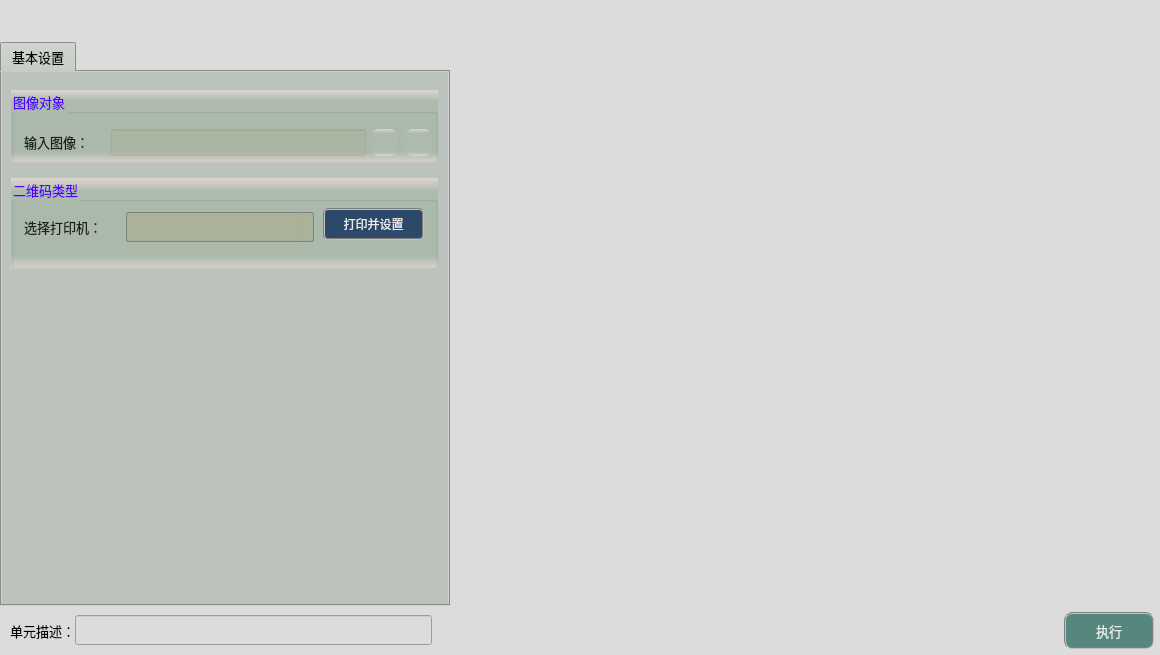
<?xml version="1.0" encoding="UTF-8"?>
<ui version="4.0">
 <class>frmQRcodeIdentifyClass</class>
 <widget class="QDialog" name="frmQRcodeIdentifyClass">
  <property name="geometry">
   <rect>
    <x>0</x>
    <y>0</y>
    <width>1160</width>
    <height>655</height>
   </rect>
  </property>
  <property name="sizePolicy">
   <sizepolicy hsizetype="Fixed" vsizetype="Fixed">
    <horstretch>0</horstretch>
    <verstretch>0</verstretch>
   </sizepolicy>
  </property>
  <property name="minimumSize">
   <size>
    <width>1160</width>
    <height>655</height>
   </size>
  </property>
  <property name="maximumSize">
   <size>
    <width>1160</width>
    <height>655</height>
   </size>
  </property>
  <property name="windowTitle">
   <string>二维码识别</string>
  </property>
  <property name="styleSheet">
   <string notr="true">background-color: rgb(220, 220, 220);</string>
  </property>
  <layout class="QGridLayout" name="gridLayout">
   <property name="leftMargin">
    <number>0</number>
   </property>
   <property name="topMargin">
    <number>0</number>
   </property>
   <property name="rightMargin">
    <number>0</number>
   </property>
   <property name="bottomMargin">
    <number>0</number>
   </property>
   <property name="spacing">
    <number>1</number>
   </property>
   <item row="0" column="0">
    <spacer name="verticalSpacer_2">
     <property name="orientation">
      <enum>Qt::Vertical</enum>
     </property>
     <property name="sizeType">
      <enum>QSizePolicy::Fixed</enum>
     </property>
     <property name="sizeHint" stdset="0">
      <size>
       <width>20</width>
       <height>42</height>
      </size>
     </property>
    </spacer>
   </item>
   <item row="1" column="0">
    <widget class="QTabWidget" name="tabWidget">
     <property name="sizePolicy">
      <sizepolicy hsizetype="Fixed" vsizetype="Expanding">
       <horstretch>0</horstretch>
       <verstretch>0</verstretch>
      </sizepolicy>
     </property>
     <property name="minimumSize">
      <size>
       <width>450</width>
       <height>550</height>
      </size>
     </property>
     <property name="maximumSize">
      <size>
       <width>16777215</width>
       <height>16777215</height>
      </size>
     </property>
     <property name="font">
      <font>
       <family>微软雅黑</family>
       <pointsize>10</pointsize>
      </font>
     </property>
     <property name="styleSheet">
      <string notr="true">background-color: #bcc2bc;</string>
     </property>
     <property name="currentIndex">
      <number>0</number>
     </property>
     <widget class="QWidget" name="tab">
      <attribute name="title">
       <string>基本设置</string>
      </attribute>
      <widget class="QGroupBox" name="groupC1">
       <property name="geometry">
        <rect>
         <x>9</x>
         <y>18</y>
         <width>427</width>
         <height>73</height>
        </rect>
       </property>
       <property name="font">
        <font>
         <family>微软雅黑</family>
         <pointsize>10</pointsize>
        </font>
       </property>
       <property name="styleSheet">
        <string notr="true">background-color: qlineargradient(x1:0, y1:0, x2:0, y2:1, stop:0 #dfd5cf, stop: 0.15 #acbbac, stop: 0.85 #acbbac,stop:1 #dfd5cf);
color: rgb(85, 0, 255);</string>
       </property>
       <property name="title">
        <string>图像对象</string>
       </property>
       <widget class="QLabel" name="label_4">
        <property name="geometry">
         <rect>
          <x>13</x>
          <y>42</y>
          <width>79</width>
          <height>19</height>
         </rect>
        </property>
        <property name="font">
         <font>
          <family>微软雅黑</family>
          <pointsize>10</pointsize>
         </font>
        </property>
        <property name="styleSheet">
         <string notr="true">color: rgb(30, 30, 30);
background: transparent;</string>
        </property>
        <property name="text">
         <string>输入图像：</string>
        </property>
       </widget>
       <widget class="QLineEdit" name="txtLinkImage">
        <property name="geometry">
         <rect>
          <x>100</x>
          <y>39</y>
          <width>255</width>
          <height>27</height>
         </rect>
        </property>
        <property name="font">
         <font>
          <family>微软雅黑</family>
          <pointsize>10</pointsize>
         </font>
        </property>
        <property name="styleSheet">
         <string notr="true">color: rgb(0, 0, 200);
background-color: rgba(170, 170, 127,50);</string>
        </property>
        <property name="alignment">
         <set>Qt::AlignCenter</set>
        </property>
        <property name="readOnly">
         <bool>true</bool>
        </property>
       </widget>
       <widget class="QPushButton" name="btnLinkImage">
        <property name="geometry">
         <rect>
          <x>360</x>
          <y>39</y>
          <width>27</width>
          <height>27</height>
         </rect>
        </property>
        <property name="toolTip">
         <string>链接图像</string>
        </property>
        <property name="styleSheet">
         <string notr="true">QWidget{ border:none;border-radius: 8px;padding: 2px 4px;}
QPushButton:hover{ background-color: rgba(85, 150, 127, 100);}
QPushButton:pressed{background-color: rgba(85, 180, 127, 160);}</string>
        </property>
        <property name="text">
         <string/>
        </property>
        <property name="icon">
         <iconset resource="sub_res.qrc">
          <normaloff>:/resource/link.png</normaloff>:/resource/link.png</iconset>
        </property>
        <property name="iconSize">
         <size>
          <width>27</width>
          <height>27</height>
         </size>
        </property>
       </widget>
       <widget class="QPushButton" name="btnDelLinkImage">
        <property name="geometry">
         <rect>
          <x>394</x>
          <y>39</y>
          <width>27</width>
          <height>27</height>
         </rect>
        </property>
        <property name="toolTip">
         <string>删除图像链接</string>
        </property>
        <property name="styleSheet">
         <string notr="true">QWidget{ border:none;border-radius: 8px;padding: 2px 4px;}
QPushButton:hover{ background-color: rgba(226, 142, 162, 100);}
QPushButton:pressed{background-color: rgba(226, 172, 162, 200);}</string>
        </property>
        <property name="text">
         <string/>
        </property>
        <property name="icon">
         <iconset resource="sub_res.qrc">
          <normaloff>:/resource/del_link.png</normaloff>:/resource/del_link.png</iconset>
        </property>
        <property name="iconSize">
         <size>
          <width>27</width>
          <height>27</height>
         </size>
        </property>
       </widget>
      </widget>
      <widget class="QGroupBox" name="groupC_2">
       <property name="geometry">
        <rect>
         <x>9</x>
         <y>106</y>
         <width>427</width>
         <height>91</height>
        </rect>
       </property>
       <property name="font">
        <font>
         <family>微软雅黑</family>
         <pointsize>10</pointsize>
        </font>
       </property>
       <property name="styleSheet">
        <string notr="true">background-color: qlineargradient(x1:0, y1:0, x2:0, y2:1, stop:0 #dfd5cf, stop: 0.15 #acbbac, stop: 0.85 #acbbac,stop:1 #dfd5cf);
color: rgb(85, 0, 255);</string>
       </property>
       <property name="title">
        <string>二维码类型</string>
       </property>
       <widget class="QLabel" name="label_5">
        <property name="geometry">
         <rect>
          <x>13</x>
          <y>39</y>
          <width>151</width>
          <height>19</height>
         </rect>
        </property>
        <property name="font">
         <font>
          <family>微软雅黑</family>
          <pointsize>10</pointsize>
         </font>
        </property>
        <property name="styleSheet">
         <string notr="true">color: rgb(30, 30, 30);
background: transparent;</string>
        </property>
        <property name="text">
         <string>选择打印机：</string>
        </property>
       </widget>
       <widget class="QComboBox" name="comboMode">
        <property name="geometry">
         <rect>
          <x>115</x>
          <y>34</y>
          <width>188</width>
          <height>30</height>
         </rect>
        </property>
        <property name="sizePolicy">
         <sizepolicy hsizetype="Fixed" vsizetype="Fixed">
          <horstretch>0</horstretch>
          <verstretch>0</verstretch>
         </sizepolicy>
        </property>
        <property name="minimumSize">
         <size>
          <width>120</width>
          <height>30</height>
         </size>
        </property>
        <property name="maximumSize">
         <size>
          <width>188</width>
          <height>16777215</height>
         </size>
        </property>
        <property name="font">
         <font>
          <family>微软雅黑</family>
          <pointsize>10</pointsize>
         </font>
        </property>
        <property name="styleSheet">
         <string notr="true">QComboBox {
    border: 1px solid gray;
    border-radius: 2px;    
    color: rgb(0, 0, 200);
	background-color: rgba(170, 170, 127,100);
}
QComboBox::drop-down {
    subcontrol-origin: padding;
    subcontrol-position: top right;
    width: 15px; 
    border-left-width: 1px;
    border-left-color: darkgray;
    border-left-style: solid;
    border-top-right-radius: 3px;
    border-bottom-right-radius: 3px;
}

QComboBox::down-arrow {
    image: url(:/resource/down.png);
} 
QComboBox::down-arrow:on {
    top: 1px;
    left: 1px;
}</string>
        </property>
        <property name="editable">
         <bool>false</bool>
        </property>
        <property name="currentText">
         <string/>
        </property>
        <property name="currentIndex">
         <number>-1</number>
        </property>
       </widget>
       <widget class="QPushButton" name="btnTestImage_2">
        <property name="geometry">
         <rect>
          <x>312</x>
          <y>30</y>
          <width>101</width>
          <height>32</height>
         </rect>
        </property>
        <property name="sizePolicy">
         <sizepolicy hsizetype="Fixed" vsizetype="Fixed">
          <horstretch>0</horstretch>
          <verstretch>0</verstretch>
         </sizepolicy>
        </property>
        <property name="minimumSize">
         <size>
          <width>60</width>
          <height>30</height>
         </size>
        </property>
        <property name="font">
         <font>
          <family>微软雅黑</family>
          <pointsize>9</pointsize>
         </font>
        </property>
        <property name="styleSheet">
         <string notr="true">QWidget{ background-color: rgba(9, 42, 87, 200);}
QWidget{ color: rgb(235, 235, 235);}
QWidget{ border: 2px groove gray;border-radius: 5px;padding: 2px 4px;}
QPushButton:hover{ background-color: rgb(9, 62, 87);}
QPushButton:pressed{background-color: rgb(9, 82, 87);}</string>
        </property>
        <property name="text">
         <string>打印并设置</string>
        </property>
       </widget>
      </widget>
     </widget>
    </widget>
   </item>
   <item row="3" column="0" colspan="3">
    <layout class="QHBoxLayout" name="horizontalLayout">
     <property name="spacing">
      <number>0</number>
     </property>
     <property name="bottomMargin">
      <number>6</number>
     </property>
     <item>
      <spacer name="horizontalSpacer">
       <property name="orientation">
        <enum>Qt::Horizontal</enum>
       </property>
       <property name="sizeType">
        <enum>QSizePolicy::Fixed</enum>
       </property>
       <property name="sizeHint" stdset="0">
        <size>
         <width>10</width>
         <height>20</height>
        </size>
       </property>
      </spacer>
     </item>
     <item>
      <widget class="QLabel" name="label_3">
       <property name="sizePolicy">
        <sizepolicy hsizetype="Fixed" vsizetype="Fixed">
         <horstretch>0</horstretch>
         <verstretch>0</verstretch>
        </sizepolicy>
       </property>
       <property name="maximumSize">
        <size>
         <width>83</width>
         <height>25</height>
        </size>
       </property>
       <property name="font">
        <font>
         <family>微软雅黑</family>
         <pointsize>10</pointsize>
        </font>
       </property>
       <property name="styleSheet">
        <string notr="true">background-color: rgba(255, 255, 255, 0);</string>
       </property>
       <property name="text">
        <string>单元描述：</string>
       </property>
      </widget>
     </item>
     <item>
      <widget class="QLineEdit" name="txtDescribe">
       <property name="sizePolicy">
        <sizepolicy hsizetype="Fixed" vsizetype="Fixed">
         <horstretch>0</horstretch>
         <verstretch>0</verstretch>
        </sizepolicy>
       </property>
       <property name="minimumSize">
        <size>
         <width>357</width>
         <height>30</height>
        </size>
       </property>
       <property name="maximumSize">
        <size>
         <width>16777215</width>
         <height>30</height>
        </size>
       </property>
       <property name="font">
        <font>
         <family>微软雅黑</family>
         <pointsize>10</pointsize>
        </font>
       </property>
      </widget>
     </item>
     <item>
      <spacer name="horizontalSpacer_8">
       <property name="orientation">
        <enum>Qt::Horizontal</enum>
       </property>
       <property name="sizeHint" stdset="0">
        <size>
         <width>40</width>
         <height>20</height>
        </size>
       </property>
      </spacer>
     </item>
     <item>
      <widget class="QPushButton" name="btnExecute">
       <property name="minimumSize">
        <size>
         <width>90</width>
         <height>37</height>
        </size>
       </property>
       <property name="font">
        <font>
         <family>微软雅黑</family>
         <pointsize>10</pointsize>
        </font>
       </property>
       <property name="styleSheet">
        <string notr="true">QWidget{ background-color: rgb(85, 135, 127);}
QWidget{ color: rgb(235, 235, 235);}
QWidget{ border: 2px groove gray;border-radius: 8px;padding: 2px 4px;}
QPushButton:hover{ background-color: rgb(85, 155, 127);}
QPushButton:pressed{background-color: rgb(85, 175, 127);}</string>
       </property>
       <property name="text">
        <string>执行</string>
       </property>
      </widget>
     </item>
     <item>
      <spacer name="horizontalSpacer_2">
       <property name="orientation">
        <enum>Qt::Horizontal</enum>
       </property>
       <property name="sizeType">
        <enum>QSizePolicy::Fixed</enum>
       </property>
       <property name="sizeHint" stdset="0">
        <size>
         <width>6</width>
         <height>20</height>
        </size>
       </property>
      </spacer>
     </item>
    </layout>
   </item>
   <item row="0" column="2">
    <spacer name="verticalSpacer">
     <property name="orientation">
      <enum>Qt::Vertical</enum>
     </property>
     <property name="sizeType">
      <enum>QSizePolicy::Fixed</enum>
     </property>
     <property name="sizeHint" stdset="0">
      <size>
       <width>20</width>
       <height>42</height>
      </size>
     </property>
    </spacer>
   </item>
   <item row="1" column="2">
    <layout class="QGridLayout" name="imageLayout">
     <property name="spacing">
      <number>1</number>
     </property>
    </layout>
   </item>
   <item row="2" column="0">
    <spacer name="verticalSpacer_4">
     <property name="orientation">
      <enum>Qt::Vertical</enum>
     </property>
     <property name="sizeType">
      <enum>QSizePolicy::Fixed</enum>
     </property>
     <property name="sizeHint" stdset="0">
      <size>
       <width>20</width>
       <height>5</height>
      </size>
     </property>
    </spacer>
   </item>
   <item row="1" column="1">
    <spacer name="horizontalSpacer_3">
     <property name="orientation">
      <enum>Qt::Horizontal</enum>
     </property>
     <property name="sizeType">
      <enum>QSizePolicy::Fixed</enum>
     </property>
     <property name="sizeHint" stdset="0">
      <size>
       <width>3</width>
       <height>20</height>
      </size>
     </property>
    </spacer>
   </item>
  </layout>
 </widget>
 <layoutdefault spacing="6" margin="11"/>
 <resources>
  <include location="sub_res.qrc"/>
  <include location="../ImageView/sub_res.qrc"/>
  <include location="../BarcodeIdentify/sub_res.qrc"/>
 </resources>
 <connections/>
</ui>
